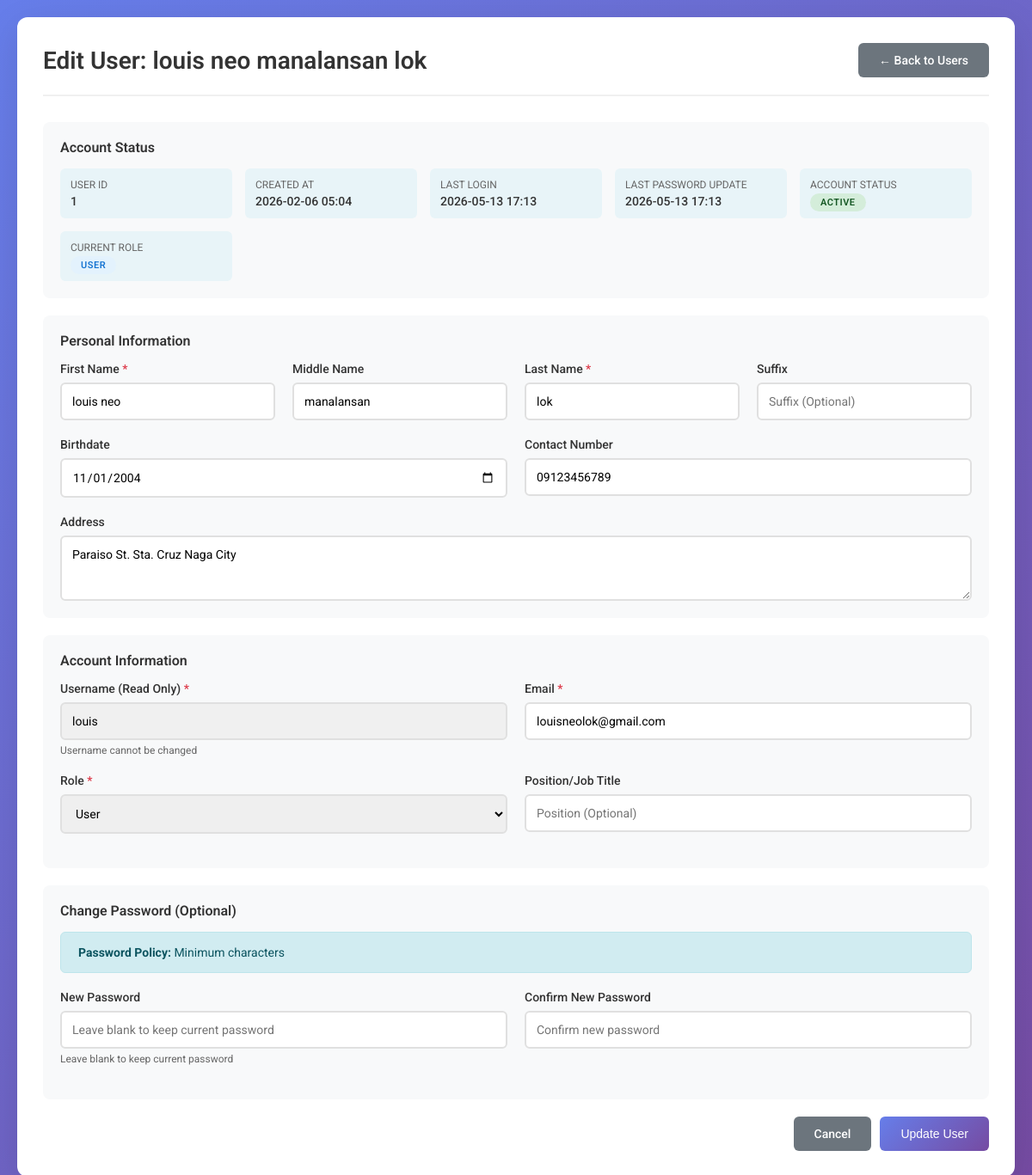
Before: /profile/ (signed in) with the older database file.
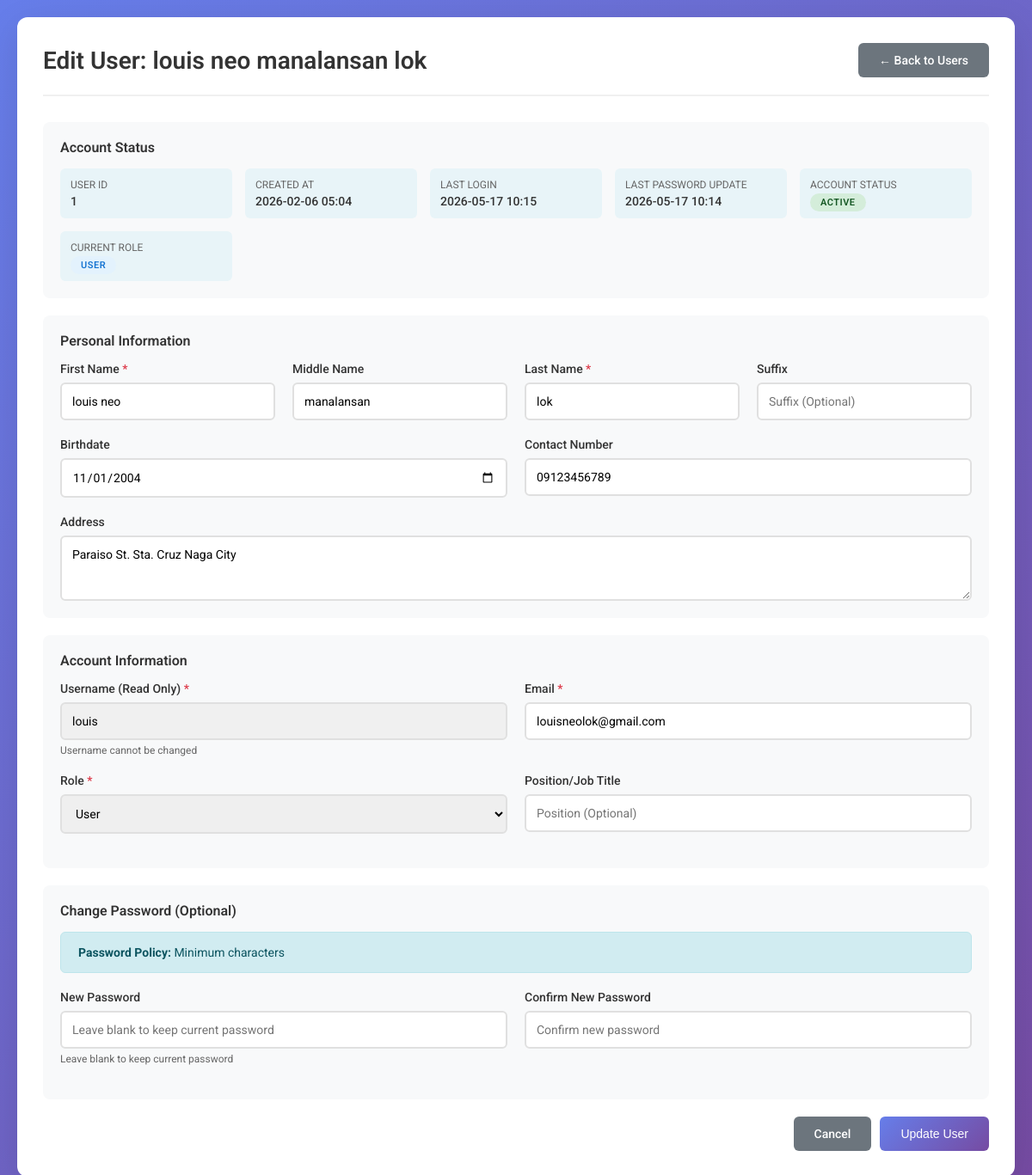
After: the same page with the newer database file.
### user_management/models.py (models this page shows, shortened)
class Employee(models.Model):
    ROLE_CHOICES = [
        ('user', 'User'),
        ('admin', 'Admin'),
        ('global_admin', 'Global Admin'),
    ]
    first_name = models.CharField(max_length=25)
    middle_name = models.CharField(max_length=25, blank=True, null=True)
    last_name = models.CharField(max_length=25)
    suffix = models.CharField(max_length=5, blank=True, null=True)
    birthdate = models.DateField(blank=True, null=True)
    address = models.CharField(max_length=100, blank=True, null=True)
    contact_number = models.CharField(max_length=20, blank=True, null=True)
    email = models.EmailField(max_length=50, unique=True)
    username = models.CharField(max_length=20, unique=True)
    password = models.CharField(max_length=255)  # Increased for hashed passwords
    position = models.CharField(max_length=25, blank=True, null=True)
    role = models.CharField(max_length=20, choices=ROLE_CHOICES, default='user')
    last_login = models.DateTimeField(null=True, blank=True)
    last_password_update = models.DateTimeField(default=timezone.now)
    password_expiry_days = models.IntegerField(default=90)
    failed_login_attempts = models.IntegerField(default=0)
    account_locked = models.BooleanField(default=False)
    locked_until = models.DateTimeField(null=True, blank=True)
    is_active = models.BooleanField(default=True)
    created_at = models.DateTimeField(auto_now_add=True)
    updated_at = models.DateTimeField(auto_now=True)
    class Meta:
        ordering = ['-created_at']
        verbose_name = "Employee"
        verbose_name_plural = "Employees"
    def get_full_name(self):
        parts = [self.first_name]
        if self.middle_name:
            parts.append(self.middle_name)
        parts.append(self.last_name)
        if self.suffix:
            parts.append(self.suffix)
        return ' '.join(parts)
    def is_password_expired(self):
        if self.last_password_update and self.password_expiry_days > 0:
            expiry_date = self.last_password_update + timedelta(days=self.password_expiry_days)
            return timezone.now() > expiry_date
        return False
    def is_locked(self):
        return self.account_locked

### user_management/views.py (the view)
# urls.py: path('profile/', views.edit_profile, name='edit_profile'),
def edit_profile(request):
    if 'employee_id' not in request.session:
        return redirect('login')
    employee = get_object_or_404(Employee, id=request.session['employee_id'])
    if request.method == 'POST':
        form = EmployeeEditForm(request.POST, instance=employee)
        if form.is_valid():
            form.save()
            messages.success(request, 'Profile updated successfully!')
            return redirect('user_dashboard')
    else:
        form = EmployeeEditForm(instance=employee)
    context = {
        'form': form,
        'employee': employee,
        'page_title': 'Edit Profile'
    }
    return render(request, 'editUser.html', context)

### user_management/templates/editUser.html (shortened to what the changed rows need)
{% load static %}
<!DOCTYPE html>
<html lang="en">
<head>
</head>
<body>
    <div class="container">
        <div class="header">
            <h1>Edit User: {{ employee.get_full_name }}</h1>
            <a href="{% url 'home' %}" class="btn btn-secondary">← Back to Users</a>
        </div>
        <div class="card">
            <div class="info-grid">
                <div class="info-item">
                    <div class="info-label">User ID</div>
                    <div class="info-value">{{ employee.id }}</div>
                </div>
                <div class="info-item">
                    <div class="info-label">Created At</div>
                    <div class="info-value">{{ employee.created_at|date:"Y-m-d H:i" }}</div>
                </div>
                <div class="info-item">
                    <div class="info-label">Last Login</div>
                    <div class="info-value">
                        {% if employee.last_login %}
                            {{ employee.last_login|date:"Y-m-d H:i" }}
                        {% else %}
                            Never
                        {% endif %}
                    </div>
                </div>
                <div class="info-item">
                    <div class="info-label">Last Password Update</div>
                    <div class="info-value">
                        {{ employee.last_password_update|date:"Y-m-d H:i" }}
                    </div>
                </div>
                <div class="info-item">
                    <div class="info-value">
                        <span class="badge badge-{{ employee.role }}">{{ employee.get_role_display }}</span>
                    </div>
                </div>
            </div>
        </div>
        <form method="POST">
            <div class="card">
                <div class="form-row">
                    <div class="form-group">
                        <label for="{{ form.first_name.id_for_label }}" class="required">First Name</label>
                        {{ form.first_name }}
                    </div>
                    <div class="form-group">
                        <label for="{{ form.middle_name.id_for_label }}">Middle Name</label>
                        {{ form.middle_name }}
                    </div>
                    <div class="form-group">
                        <label for="{{ form.last_name.id_for_label }}" class="required">Last Name</label>
                        {{ form.last_name }}
                    </div>
                    <div class="form-group">
                        <label for="{{ form.suffix.id_for_label }}">Suffix</label>
                        {{ form.suffix }}
                    </div>
                </div>
                <div class="form-row">
                    <div class="form-group">
                        <label for="{{ form.birthdate.id_for_label }}">Birthdate</label>
                        {{ form.birthdate }}
                    </div>
                    <div class="form-group">
                        <label for="{{ form.contact_number.id_for_label }}">Contact Number</label>
                        {{ form.contact_number }}
                    </div>
                </div>
                <div class="form-group">
                    <label for="{{ form.address.id_for_label }}">Address</label>
                    {{ form.address }}
                </div>
            </div>
            <div class="card">
                <div class="form-row">
                    <div class="form-group">
                        <label class="required">Username (Read Only)</label>
                        <input type="text" value="{{ employee.username }}" readonly>
                        <small>Username cannot be changed</small>
                    </div>
                    <div class="form-group">
                        <label for="{{ form.email.id_for_label }}" class="required">Email</label>
                        {{ form.email }}
                    </div>
                </div>
                <div class="form-row">
                    <div class="form-group">
                        <label for="{{ form.role.id_for_label }}" class="required">Role</label>
                        {{ form.role }}
                    </div>
                    <div class="form-group">
                        <label for="{{ form.position.id_for_label }}">Position/Job Title</label>
                        {{ form.position }}
                    </div>
                </div>
            </div>
        </form>
    </div>
</body>
</html>

Changed rows visible on the page:
changed Employee "louis neo manalansan lok": last_login "2026-05-13 17:13" → "2026-05-17 10:15"; last_password_update "2026-05-13 17:13" → "2026-05-17 10:14"
